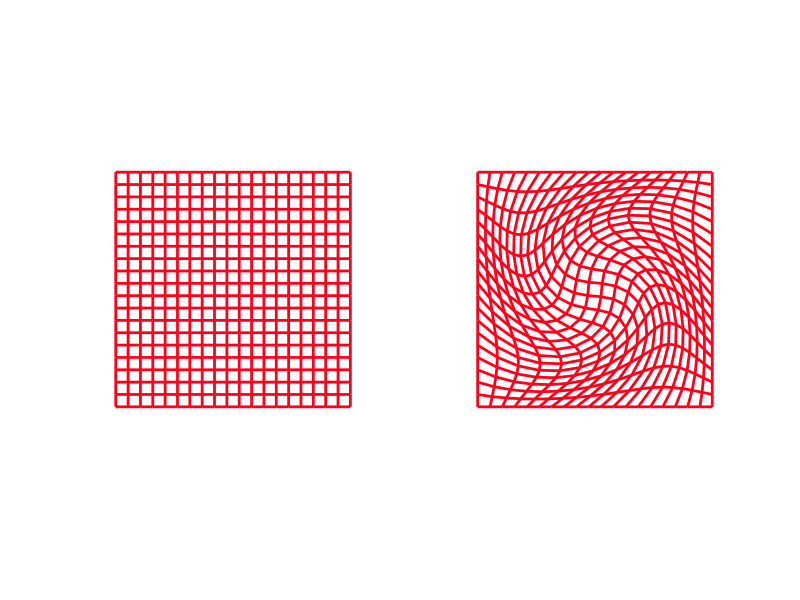

Reproduce this figure in MATLAB.
function [] = plot_mapping_square2square
% File:      plot_mapping_square2square.m
% Author:    Ioannis Filippidis, jfilippidis@gmail.com
% Date:      2010.09.15
% Language:  MATLAB R2010b
% Purpose:   plot diffeomorphism square-> square, from wiki
% Copyright: public domain, retrieved from:
% http://en.wikipedia.org/wiki/File:Diffeomorphism_of_a_square.svg

close all

% Compute a diffeomorphism from a square to a square which leave
% the boundary fixed.

N = 20; % num of grid points
epsilon = 0.1; % displacement for each small diffeomorphism
num_comp = 15; % number of times the diffeomorphism is composed with itself

S = linspace(-1, 1, N);

[X, Y] = meshgrid(S);

Z = X; W = Y;

% take num_comp compositions of the same small diffeomorphism
for iter = 1:num_comp
  for i=1:N
     for j=1:N

        [Z(i, j), W(i, j)] = small_diffeo(Z(i, j), W(i, j), epsilon);

     end
  end
end

% graphing settings
lw = 2;
mycolor = [1, 0, 0.1];
small = 0.1;

figure;

% Initial domain
subplot(1,2,1)
%clf;
hold on;
for i=1:N
  plot(X(:, i), Y(:, i), 'linewidth', lw, 'color', mycolor);
  plot(X(i, :), Y(i, :), 'linewidth', lw, 'color', mycolor);
end
axis([-1-small, 1+small, -1-small, 1+small]);
axis equal;
axis off;

% Final domain
subplot(1,2,2)
%clf;
hold on;
for i=1:N
  plot(Z(:, i), W(:, i), 'linewidth', lw, 'color', mycolor);
  plot(Z(i, :), W(i, :), 'linewidth', lw, 'color', mycolor);
end
axis([-1-small, 1+small, -1-small, 1+small]);
axis equal;
axis off;

function [z, w] = small_diffeo(x, y, epsilon)

A1=epsilon*(cos(pi*x)+1)*(cos(pi*y)+1)/4.0;
A2=epsilon*cos(pi*x/2)*cos(pi*y/2);

A = (A1+A2)/2;

z = x +(-y)*A;
w = y +( x)*A;
